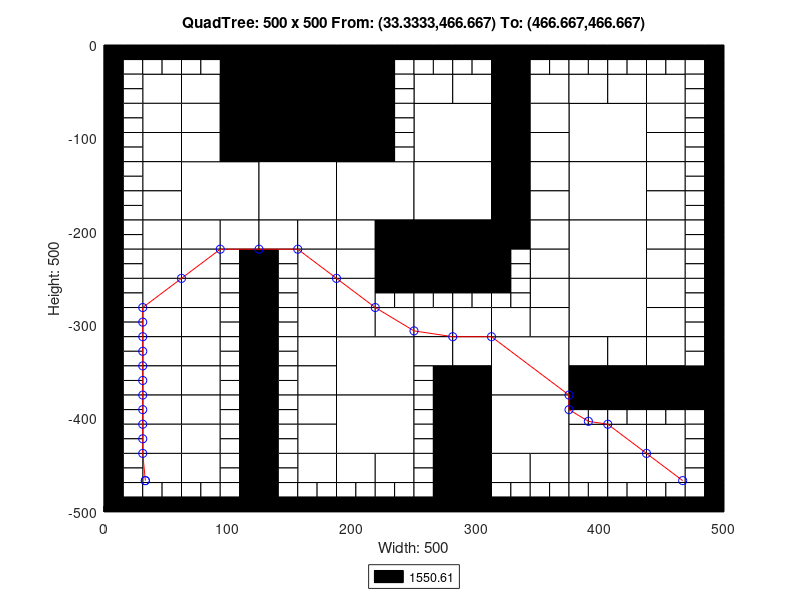

Reproduce this figure in MATLAB.
axis([0 500 -500 0]);
title('QuadTree: 500 x 500 From: (33.3333,466.667) To: (466.667,466.667)');
xlabel('Width: 500');
ylabel('Height: 500');
rectangle('Position',[125 -62.5 62.5 62.5], 'FaceColor',[0 0 0]);
rectangle('Position',[125 -125 62.5 62.5], 'FaceColor',[0 0 0]);
rectangle('Position',[62.5 -187.5 62.5 62.5], 'FaceColor',[1 1 1]);
rectangle('Position',[125 -187.5 62.5 62.5], 'FaceColor',[1 1 1]);
rectangle('Position',[187.5 -187.5 62.5 62.5], 'FaceColor',[1 1 1]);
rectangle('Position',[250 -125 62.5 62.5], 'FaceColor',[1 1 1]);
rectangle('Position',[375 -125 62.5 62.5], 'FaceColor',[1 1 1]);
rectangle('Position',[250 -187.5 62.5 62.5], 'FaceColor',[1 1 1]);
rectangle('Position',[250 -250 62.5 62.5], 'FaceColor',[0 0 0]);
rectangle('Position',[375 -187.5 62.5 62.5], 'FaceColor',[1 1 1]);
rectangle('Position',[375 -250 62.5 62.5], 'FaceColor',[1 1 1]);
rectangle('Position',[187.5 -375 62.5 62.5], 'FaceColor',[1 1 1]);
rectangle('Position',[187.5 -437.5 62.5 62.5], 'FaceColor',[1 1 1]);
rectangle('Position',[312.5 -375 62.5 62.5], 'FaceColor',[1 1 1]);
rectangle('Position',[375 -312.5 62.5 62.5], 'FaceColor',[1 1 1]);
rectangle('Position',[312.5 -437.5 62.5 62.5], 'FaceColor',[1 1 1]);
rectangle('Position',[31.25 -62.5 31.25 31.25], 'FaceColor',[1 1 1]);
rectangle('Position',[93.75 -31.25 31.25 31.25], 'FaceColor',[0 0 0]);
rectangle('Position',[62.5 -62.5 31.25 31.25], 'FaceColor',[1 1 1]);
rectangle('Position',[93.75 -62.5 31.25 31.25], 'FaceColor',[0 0 0]);
rectangle('Position',[31.25 -93.75 31.25 31.25], 'FaceColor',[1 1 1]);
rectangle('Position',[31.25 -125 31.25 31.25], 'FaceColor',[1 1 1]);
rectangle('Position',[62.5 -93.75 31.25 31.25], 'FaceColor',[1 1 1]);
rectangle('Position',[93.75 -93.75 31.25 31.25], 'FaceColor',[0 0 0]);
rectangle('Position',[62.5 -125 31.25 31.25], 'FaceColor',[1 1 1]);
rectangle('Position',[93.75 -125 31.25 31.25], 'FaceColor',[0 0 0]);
rectangle('Position',[187.5 -31.25 31.25 31.25], 'FaceColor',[0 0 0]);
rectangle('Position',[187.5 -62.5 31.25 31.25], 'FaceColor',[0 0 0]);
rectangle('Position',[187.5 -93.75 31.25 31.25], 'FaceColor',[0 0 0]);
rectangle('Position',[187.5 -125 31.25 31.25], 'FaceColor',[0 0 0]);
rectangle('Position',[31.25 -156.25 31.25 31.25], 'FaceColor',[1 1 1]);
rectangle('Position',[31.25 -187.5 31.25 31.25], 'FaceColor',[1 1 1]);
rectangle('Position',[31.25 -218.75 31.25 31.25], 'FaceColor',[1 1 1]);
rectangle('Position',[31.25 -250 31.25 31.25], 'FaceColor',[1 1 1]);
rectangle('Position',[62.5 -218.75 31.25 31.25], 'FaceColor',[1 1 1]);
rectangle('Position',[93.75 -218.75 31.25 31.25], 'FaceColor',[1 1 1]);
rectangle('Position',[62.5 -250 31.25 31.25], 'FaceColor',[1 1 1]);
rectangle('Position',[125 -218.75 31.25 31.25], 'FaceColor',[1 1 1]);
rectangle('Position',[156.25 -218.75 31.25 31.25], 'FaceColor',[1 1 1]);
rectangle('Position',[156.25 -250 31.25 31.25], 'FaceColor',[1 1 1]);
rectangle('Position',[187.5 -218.75 31.25 31.25], 'FaceColor',[1 1 1]);
rectangle('Position',[218.75 -218.75 31.25 31.25], 'FaceColor',[0 0 0]);
rectangle('Position',[187.5 -250 31.25 31.25], 'FaceColor',[1 1 1]);
rectangle('Position',[218.75 -250 31.25 31.25], 'FaceColor',[0 0 0]);
rectangle('Position',[250 -62.5 31.25 31.25], 'FaceColor',[1 1 1]);
rectangle('Position',[281.25 -62.5 31.25 31.25], 'FaceColor',[1 1 1]);
rectangle('Position',[312.5 -31.25 31.25 31.25], 'FaceColor',[0 0 0]);
rectangle('Position',[312.5 -62.5 31.25 31.25], 'FaceColor',[0 0 0]);
rectangle('Position',[343.75 -62.5 31.25 31.25], 'FaceColor',[1 1 1]);
rectangle('Position',[312.5 -93.75 31.25 31.25], 'FaceColor',[0 0 0]);
rectangle('Position',[343.75 -93.75 31.25 31.25], 'FaceColor',[1 1 1]);
rectangle('Position',[312.5 -125 31.25 31.25], 'FaceColor',[0 0 0]);
rectangle('Position',[343.75 -125 31.25 31.25], 'FaceColor',[1 1 1]);
rectangle('Position',[375 -62.5 31.25 31.25], 'FaceColor',[1 1 1]);
rectangle('Position',[406.25 -62.5 31.25 31.25], 'FaceColor',[1 1 1]);
rectangle('Position',[437.5 -62.5 31.25 31.25], 'FaceColor',[1 1 1]);
rectangle('Position',[437.5 -93.75 31.25 31.25], 'FaceColor',[1 1 1]);
rectangle('Position',[437.5 -125 31.25 31.25], 'FaceColor',[1 1 1]);
rectangle('Position',[312.5 -156.25 31.25 31.25], 'FaceColor',[0 0 0]);
rectangle('Position',[343.75 -156.25 31.25 31.25], 'FaceColor',[1 1 1]);
rectangle('Position',[312.5 -187.5 31.25 31.25], 'FaceColor',[0 0 0]);
rectangle('Position',[343.75 -187.5 31.25 31.25], 'FaceColor',[1 1 1]);
rectangle('Position',[312.5 -218.75 31.25 31.25], 'FaceColor',[0 0 0]);
rectangle('Position',[343.75 -218.75 31.25 31.25], 'FaceColor',[1 1 1]);
rectangle('Position',[343.75 -250 31.25 31.25], 'FaceColor',[1 1 1]);
rectangle('Position',[437.5 -156.25 31.25 31.25], 'FaceColor',[1 1 1]);
rectangle('Position',[437.5 -187.5 31.25 31.25], 'FaceColor',[1 1 1]);
rectangle('Position',[437.5 -218.75 31.25 31.25], 'FaceColor',[1 1 1]);
rectangle('Position',[437.5 -250 31.25 31.25], 'FaceColor',[1 1 1]);
rectangle('Position',[31.25 -281.25 31.25 31.25], 'FaceColor',[1 1 1]);
rectangle('Position',[31.25 -312.5 31.25 31.25], 'FaceColor',[1 1 1]);
rectangle('Position',[62.5 -281.25 31.25 31.25], 'FaceColor',[1 1 1]);
rectangle('Position',[62.5 -312.5 31.25 31.25], 'FaceColor',[1 1 1]);
rectangle('Position',[31.25 -343.75 31.25 31.25], 'FaceColor',[1 1 1]);
rectangle('Position',[31.25 -375 31.25 31.25], 'FaceColor',[1 1 1]);
rectangle('Position',[62.5 -343.75 31.25 31.25], 'FaceColor',[1 1 1]);
rectangle('Position',[62.5 -375 31.25 31.25], 'FaceColor',[1 1 1]);
rectangle('Position',[156.25 -281.25 31.25 31.25], 'FaceColor',[1 1 1]);
rectangle('Position',[156.25 -312.5 31.25 31.25], 'FaceColor',[1 1 1]);
rectangle('Position',[187.5 -281.25 31.25 31.25], 'FaceColor',[1 1 1]);
rectangle('Position',[187.5 -312.5 31.25 31.25], 'FaceColor',[1 1 1]);
rectangle('Position',[218.75 -312.5 31.25 31.25], 'FaceColor',[1 1 1]);
rectangle('Position',[156.25 -343.75 31.25 31.25], 'FaceColor',[1 1 1]);
rectangle('Position',[156.25 -375 31.25 31.25], 'FaceColor',[1 1 1]);
rectangle('Position',[31.25 -406.25 31.25 31.25], 'FaceColor',[1 1 1]);
rectangle('Position',[31.25 -437.5 31.25 31.25], 'FaceColor',[1 1 1]);
rectangle('Position',[62.5 -406.25 31.25 31.25], 'FaceColor',[1 1 1]);
rectangle('Position',[62.5 -437.5 31.25 31.25], 'FaceColor',[1 1 1]);
rectangle('Position',[31.25 -468.75 31.25 31.25], 'FaceColor',[1 1 1]);
rectangle('Position',[62.5 -468.75 31.25 31.25], 'FaceColor',[1 1 1]);
rectangle('Position',[156.25 -406.25 31.25 31.25], 'FaceColor',[1 1 1]);
rectangle('Position',[156.25 -437.5 31.25 31.25], 'FaceColor',[1 1 1]);
rectangle('Position',[156.25 -468.75 31.25 31.25], 'FaceColor',[1 1 1]);
rectangle('Position',[187.5 -468.75 31.25 31.25], 'FaceColor',[1 1 1]);
rectangle('Position',[218.75 -468.75 31.25 31.25], 'FaceColor',[1 1 1]);
rectangle('Position',[250 -312.5 31.25 31.25], 'FaceColor',[1 1 1]);
rectangle('Position',[281.25 -312.5 31.25 31.25], 'FaceColor',[1 1 1]);
rectangle('Position',[343.75 -281.25 31.25 31.25], 'FaceColor',[1 1 1]);
rectangle('Position',[312.5 -312.5 31.25 31.25], 'FaceColor',[1 1 1]);
rectangle('Position',[343.75 -312.5 31.25 31.25], 'FaceColor',[1 1 1]);
rectangle('Position',[250 -343.75 31.25 31.25], 'FaceColor',[1 1 1]);
rectangle('Position',[281.25 -343.75 31.25 31.25], 'FaceColor',[1 1 1]);
rectangle('Position',[281.25 -375 31.25 31.25], 'FaceColor',[0 0 0]);
rectangle('Position',[437.5 -281.25 31.25 31.25], 'FaceColor',[1 1 1]);
rectangle('Position',[437.5 -312.5 31.25 31.25], 'FaceColor',[1 1 1]);
rectangle('Position',[375 -343.75 31.25 31.25], 'FaceColor',[1 1 1]);
rectangle('Position',[406.25 -343.75 31.25 31.25], 'FaceColor',[1 1 1]);
rectangle('Position',[375 -375 31.25 31.25], 'FaceColor',[0 0 0]);
rectangle('Position',[406.25 -375 31.25 31.25], 'FaceColor',[0 0 0]);
rectangle('Position',[437.5 -343.75 31.25 31.25], 'FaceColor',[1 1 1]);
rectangle('Position',[437.5 -375 31.25 31.25], 'FaceColor',[0 0 0]);
rectangle('Position',[468.75 -375 31.25 31.25], 'FaceColor',[0 0 0]);
rectangle('Position',[281.25 -406.25 31.25 31.25], 'FaceColor',[0 0 0]);
rectangle('Position',[281.25 -437.5 31.25 31.25], 'FaceColor',[0 0 0]);
rectangle('Position',[281.25 -468.75 31.25 31.25], 'FaceColor',[0 0 0]);
rectangle('Position',[281.25 -500 31.25 31.25], 'FaceColor',[0 0 0]);
rectangle('Position',[312.5 -468.75 31.25 31.25], 'FaceColor',[1 1 1]);
rectangle('Position',[343.75 -468.75 31.25 31.25], 'FaceColor',[1 1 1]);
rectangle('Position',[375 -437.5 31.25 31.25], 'FaceColor',[1 1 1]);
rectangle('Position',[406.25 -437.5 31.25 31.25], 'FaceColor',[1 1 1]);
rectangle('Position',[437.5 -437.5 31.25 31.25], 'FaceColor',[1 1 1]);
rectangle('Position',[375 -468.75 31.25 31.25], 'FaceColor',[1 1 1]);
rectangle('Position',[406.25 -468.75 31.25 31.25], 'FaceColor',[1 1 1]);
rectangle('Position',[437.5 -468.75 31.25 31.25], 'FaceColor',[1 1 1]);
rectangle('Position',[0 -15.625 15.625 15.625], 'FaceColor',[0 0 0]);
rectangle('Position',[15.625 -15.625 15.625 15.625], 'FaceColor',[0 0 0]);
rectangle('Position',[0 -31.25 15.625 15.625], 'FaceColor',[0 0 0]);
rectangle('Position',[15.625 -31.25 15.625 15.625], 'FaceColor',[1 1 1]);
rectangle('Position',[31.25 -15.625 15.625 15.625], 'FaceColor',[0 0 0]);
rectangle('Position',[46.875 -15.625 15.625 15.625], 'FaceColor',[0 0 0]);
rectangle('Position',[31.25 -31.25 15.625 15.625], 'FaceColor',[1 1 1]);
rectangle('Position',[46.875 -31.25 15.625 15.625], 'FaceColor',[1 1 1]);
rectangle('Position',[0 -46.875 15.625 15.625], 'FaceColor',[0 0 0]);
rectangle('Position',[15.625 -46.875 15.625 15.625], 'FaceColor',[1 1 1]);
rectangle('Position',[0 -62.5 15.625 15.625], 'FaceColor',[0 0 0]);
rectangle('Position',[15.625 -62.5 15.625 15.625], 'FaceColor',[1 1 1]);
rectangle('Position',[62.5 -15.625 15.625 15.625], 'FaceColor',[0 0 0]);
rectangle('Position',[78.125 -15.625 15.625 15.625], 'FaceColor',[0 0 0]);
rectangle('Position',[62.5 -31.25 15.625 15.625], 'FaceColor',[1 1 1]);
rectangle('Position',[78.125 -31.25 15.625 15.625], 'FaceColor',[1 1 1]);
rectangle('Position',[0 -78.125 15.625 15.625], 'FaceColor',[0 0 0]);
rectangle('Position',[15.625 -78.125 15.625 15.625], 'FaceColor',[1 1 1]);
rectangle('Position',[0 -93.75 15.625 15.625], 'FaceColor',[0 0 0]);
rectangle('Position',[15.625 -93.75 15.625 15.625], 'FaceColor',[1 1 1]);
rectangle('Position',[0 -109.375 15.625 15.625], 'FaceColor',[0 0 0]);
rectangle('Position',[15.625 -109.375 15.625 15.625], 'FaceColor',[1 1 1]);
rectangle('Position',[0 -125 15.625 15.625], 'FaceColor',[0 0 0]);
rectangle('Position',[15.625 -125 15.625 15.625], 'FaceColor',[1 1 1]);
rectangle('Position',[218.75 -15.625 15.625 15.625], 'FaceColor',[0 0 0]);
rectangle('Position',[234.375 -15.625 15.625 15.625], 'FaceColor',[0 0 0]);
rectangle('Position',[218.75 -31.25 15.625 15.625], 'FaceColor',[0 0 0]);
rectangle('Position',[234.375 -31.25 15.625 15.625], 'FaceColor',[1 1 1]);
rectangle('Position',[218.75 -46.875 15.625 15.625], 'FaceColor',[0 0 0]);
rectangle('Position',[234.375 -46.875 15.625 15.625], 'FaceColor',[1 1 1]);
rectangle('Position',[218.75 -62.5 15.625 15.625], 'FaceColor',[0 0 0]);
rectangle('Position',[234.375 -62.5 15.625 15.625], 'FaceColor',[1 1 1]);
rectangle('Position',[218.75 -78.125 15.625 15.625], 'FaceColor',[0 0 0]);
rectangle('Position',[234.375 -78.125 15.625 15.625], 'FaceColor',[1 1 1]);
rectangle('Position',[218.75 -93.75 15.625 15.625], 'FaceColor',[0 0 0]);
rectangle('Position',[234.375 -93.75 15.625 15.625], 'FaceColor',[1 1 1]);
rectangle('Position',[218.75 -109.375 15.625 15.625], 'FaceColor',[0 0 0]);
rectangle('Position',[234.375 -109.375 15.625 15.625], 'FaceColor',[1 1 1]);
rectangle('Position',[218.75 -125 15.625 15.625], 'FaceColor',[0 0 0]);
rectangle('Position',[234.375 -125 15.625 15.625], 'FaceColor',[1 1 1]);
rectangle('Position',[0 -140.625 15.625 15.625], 'FaceColor',[0 0 0]);
rectangle('Position',[15.625 -140.625 15.625 15.625], 'FaceColor',[1 1 1]);
rectangle('Position',[0 -156.25 15.625 15.625], 'FaceColor',[0 0 0]);
rectangle('Position',[15.625 -156.25 15.625 15.625], 'FaceColor',[1 1 1]);
rectangle('Position',[0 -171.875 15.625 15.625], 'FaceColor',[0 0 0]);
rectangle('Position',[15.625 -171.875 15.625 15.625], 'FaceColor',[1 1 1]);
rectangle('Position',[0 -187.5 15.625 15.625], 'FaceColor',[0 0 0]);
rectangle('Position',[15.625 -187.5 15.625 15.625], 'FaceColor',[1 1 1]);
rectangle('Position',[0 -203.125 15.625 15.625], 'FaceColor',[0 0 0]);
rectangle('Position',[15.625 -203.125 15.625 15.625], 'FaceColor',[1 1 1]);
rectangle('Position',[0 -218.75 15.625 15.625], 'FaceColor',[0 0 0]);
rectangle('Position',[15.625 -218.75 15.625 15.625], 'FaceColor',[1 1 1]);
rectangle('Position',[0 -234.375 15.625 15.625], 'FaceColor',[0 0 0]);
rectangle('Position',[15.625 -234.375 15.625 15.625], 'FaceColor',[1 1 1]);
rectangle('Position',[0 -250 15.625 15.625], 'FaceColor',[0 0 0]);
rectangle('Position',[15.625 -250 15.625 15.625], 'FaceColor',[1 1 1]);
rectangle('Position',[93.75 -234.375 15.625 15.625], 'FaceColor',[1 1 1]);
rectangle('Position',[109.375 -234.375 15.625 15.625], 'FaceColor',[0 0 0]);
rectangle('Position',[93.75 -250 15.625 15.625], 'FaceColor',[1 1 1]);
rectangle('Position',[109.375 -250 15.625 15.625], 'FaceColor',[0 0 0]);
rectangle('Position',[125 -234.375 15.625 15.625], 'FaceColor',[0 0 0]);
rectangle('Position',[140.625 -234.375 15.625 15.625], 'FaceColor',[1 1 1]);
rectangle('Position',[125 -250 15.625 15.625], 'FaceColor',[0 0 0]);
rectangle('Position',[140.625 -250 15.625 15.625], 'FaceColor',[1 1 1]);
rectangle('Position',[250 -15.625 15.625 15.625], 'FaceColor',[0 0 0]);
rectangle('Position',[265.625 -15.625 15.625 15.625], 'FaceColor',[0 0 0]);
rectangle('Position',[250 -31.25 15.625 15.625], 'FaceColor',[1 1 1]);
rectangle('Position',[265.625 -31.25 15.625 15.625], 'FaceColor',[1 1 1]);
rectangle('Position',[281.25 -15.625 15.625 15.625], 'FaceColor',[0 0 0]);
rectangle('Position',[296.875 -15.625 15.625 15.625], 'FaceColor',[0 0 0]);
rectangle('Position',[281.25 -31.25 15.625 15.625], 'FaceColor',[1 1 1]);
rectangle('Position',[296.875 -31.25 15.625 15.625], 'FaceColor',[1 1 1]);
rectangle('Position',[343.75 -15.625 15.625 15.625], 'FaceColor',[0 0 0]);
rectangle('Position',[359.375 -15.625 15.625 15.625], 'FaceColor',[0 0 0]);
rectangle('Position',[343.75 -31.25 15.625 15.625], 'FaceColor',[1 1 1]);
rectangle('Position',[359.375 -31.25 15.625 15.625], 'FaceColor',[1 1 1]);
rectangle('Position',[375 -15.625 15.625 15.625], 'FaceColor',[0 0 0]);
rectangle('Position',[390.625 -15.625 15.625 15.625], 'FaceColor',[0 0 0]);
rectangle('Position',[375 -31.25 15.625 15.625], 'FaceColor',[1 1 1]);
rectangle('Position',[390.625 -31.25 15.625 15.625], 'FaceColor',[1 1 1]);
rectangle('Position',[406.25 -15.625 15.625 15.625], 'FaceColor',[0 0 0]);
rectangle('Position',[421.875 -15.625 15.625 15.625], 'FaceColor',[0 0 0]);
rectangle('Position',[406.25 -31.25 15.625 15.625], 'FaceColor',[1 1 1]);
rectangle('Position',[421.875 -31.25 15.625 15.625], 'FaceColor',[1 1 1]);
rectangle('Position',[437.5 -15.625 15.625 15.625], 'FaceColor',[0 0 0]);
rectangle('Position',[453.125 -15.625 15.625 15.625], 'FaceColor',[0 0 0]);
rectangle('Position',[437.5 -31.25 15.625 15.625], 'FaceColor',[1 1 1]);
rectangle('Position',[453.125 -31.25 15.625 15.625], 'FaceColor',[1 1 1]);
rectangle('Position',[468.75 -15.625 15.625 15.625], 'FaceColor',[0 0 0]);
rectangle('Position',[484.375 -15.625 15.625 15.625], 'FaceColor',[0 0 0]);
rectangle('Position',[468.75 -31.25 15.625 15.625], 'FaceColor',[1 1 1]);
rectangle('Position',[484.375 -31.25 15.625 15.625], 'FaceColor',[0 0 0]);
rectangle('Position',[468.75 -46.875 15.625 15.625], 'FaceColor',[1 1 1]);
rectangle('Position',[484.375 -46.875 15.625 15.625], 'FaceColor',[0 0 0]);
rectangle('Position',[468.75 -62.5 15.625 15.625], 'FaceColor',[1 1 1]);
rectangle('Position',[484.375 -62.5 15.625 15.625], 'FaceColor',[0 0 0]);
rectangle('Position',[468.75 -78.125 15.625 15.625], 'FaceColor',[1 1 1]);
rectangle('Position',[484.375 -78.125 15.625 15.625], 'FaceColor',[0 0 0]);
rectangle('Position',[468.75 -93.75 15.625 15.625], 'FaceColor',[1 1 1]);
rectangle('Position',[484.375 -93.75 15.625 15.625], 'FaceColor',[0 0 0]);
rectangle('Position',[468.75 -109.375 15.625 15.625], 'FaceColor',[1 1 1]);
rectangle('Position',[484.375 -109.375 15.625 15.625], 'FaceColor',[0 0 0]);
rectangle('Position',[468.75 -125 15.625 15.625], 'FaceColor',[1 1 1]);
rectangle('Position',[484.375 -125 15.625 15.625], 'FaceColor',[0 0 0]);
rectangle('Position',[312.5 -234.375 15.625 15.625], 'FaceColor',[0 0 0]);
rectangle('Position',[328.125 -234.375 15.625 15.625], 'FaceColor',[1 1 1]);
rectangle('Position',[312.5 -250 15.625 15.625], 'FaceColor',[0 0 0]);
rectangle('Position',[328.125 -250 15.625 15.625], 'FaceColor',[1 1 1]);
rectangle('Position',[468.75 -140.625 15.625 15.625], 'FaceColor',[1 1 1]);
rectangle('Position',[484.375 -140.625 15.625 15.625], 'FaceColor',[0 0 0]);
rectangle('Position',[468.75 -156.25 15.625 15.625], 'FaceColor',[1 1 1]);
rectangle('Position',[484.375 -156.25 15.625 15.625], 'FaceColor',[0 0 0]);
rectangle('Position',[468.75 -171.875 15.625 15.625], 'FaceColor',[1 1 1]);
rectangle('Position',[484.375 -171.875 15.625 15.625], 'FaceColor',[0 0 0]);
rectangle('Position',[468.75 -187.5 15.625 15.625], 'FaceColor',[1 1 1]);
rectangle('Position',[484.375 -187.5 15.625 15.625], 'FaceColor',[0 0 0]);
rectangle('Position',[468.75 -203.125 15.625 15.625], 'FaceColor',[1 1 1]);
rectangle('Position',[484.375 -203.125 15.625 15.625], 'FaceColor',[0 0 0]);
rectangle('Position',[468.75 -218.75 15.625 15.625], 'FaceColor',[1 1 1]);
rectangle('Position',[484.375 -218.75 15.625 15.625], 'FaceColor',[0 0 0]);
rectangle('Position',[468.75 -234.375 15.625 15.625], 'FaceColor',[1 1 1]);
rectangle('Position',[484.375 -234.375 15.625 15.625], 'FaceColor',[0 0 0]);
rectangle('Position',[468.75 -250 15.625 15.625], 'FaceColor',[1 1 1]);
rectangle('Position',[484.375 -250 15.625 15.625], 'FaceColor',[0 0 0]);
rectangle('Position',[0 -265.625 15.625 15.625], 'FaceColor',[0 0 0]);
rectangle('Position',[15.625 -265.625 15.625 15.625], 'FaceColor',[1 1 1]);
rectangle('Position',[0 -281.25 15.625 15.625], 'FaceColor',[0 0 0]);
rectangle('Position',[15.625 -281.25 15.625 15.625], 'FaceColor',[1 1 1]);
rectangle('Position',[0 -296.875 15.625 15.625], 'FaceColor',[0 0 0]);
rectangle('Position',[15.625 -296.875 15.625 15.625], 'FaceColor',[1 1 1]);
rectangle('Position',[0 -312.5 15.625 15.625], 'FaceColor',[0 0 0]);
rectangle('Position',[15.625 -312.5 15.625 15.625], 'FaceColor',[1 1 1]);
rectangle('Position',[93.75 -265.625 15.625 15.625], 'FaceColor',[1 1 1]);
rectangle('Position',[109.375 -265.625 15.625 15.625], 'FaceColor',[0 0 0]);
rectangle('Position',[93.75 -281.25 15.625 15.625], 'FaceColor',[1 1 1]);
rectangle('Position',[109.375 -281.25 15.625 15.625], 'FaceColor',[0 0 0]);
rectangle('Position',[93.75 -296.875 15.625 15.625], 'FaceColor',[1 1 1]);
rectangle('Position',[109.375 -296.875 15.625 15.625], 'FaceColor',[0 0 0]);
rectangle('Position',[93.75 -312.5 15.625 15.625], 'FaceColor',[1 1 1]);
rectangle('Position',[109.375 -312.5 15.625 15.625], 'FaceColor',[0 0 0]);
rectangle('Position',[0 -328.125 15.625 15.625], 'FaceColor',[0 0 0]);
rectangle('Position',[15.625 -328.125 15.625 15.625], 'FaceColor',[1 1 1]);
rectangle('Position',[0 -343.75 15.625 15.625], 'FaceColor',[0 0 0]);
rectangle('Position',[15.625 -343.75 15.625 15.625], 'FaceColor',[1 1 1]);
rectangle('Position',[0 -359.375 15.625 15.625], 'FaceColor',[0 0 0]);
rectangle('Position',[15.625 -359.375 15.625 15.625], 'FaceColor',[1 1 1]);
rectangle('Position',[0 -375 15.625 15.625], 'FaceColor',[0 0 0]);
rectangle('Position',[15.625 -375 15.625 15.625], 'FaceColor',[1 1 1]);
rectangle('Position',[93.75 -328.125 15.625 15.625], 'FaceColor',[1 1 1]);
rectangle('Position',[109.375 -328.125 15.625 15.625], 'FaceColor',[0 0 0]);
rectangle('Position',[93.75 -343.75 15.625 15.625], 'FaceColor',[1 1 1]);
rectangle('Position',[109.375 -343.75 15.625 15.625], 'FaceColor',[0 0 0]);
rectangle('Position',[93.75 -359.375 15.625 15.625], 'FaceColor',[1 1 1]);
rectangle('Position',[109.375 -359.375 15.625 15.625], 'FaceColor',[0 0 0]);
rectangle('Position',[93.75 -375 15.625 15.625], 'FaceColor',[1 1 1]);
rectangle('Position',[109.375 -375 15.625 15.625], 'FaceColor',[0 0 0]);
rectangle('Position',[125 -265.625 15.625 15.625], 'FaceColor',[0 0 0]);
rectangle('Position',[140.625 -265.625 15.625 15.625], 'FaceColor',[1 1 1]);
rectangle('Position',[125 -281.25 15.625 15.625], 'FaceColor',[0 0 0]);
rectangle('Position',[140.625 -281.25 15.625 15.625], 'FaceColor',[1 1 1]);
rectangle('Position',[125 -296.875 15.625 15.625], 'FaceColor',[0 0 0]);
rectangle('Position',[140.625 -296.875 15.625 15.625], 'FaceColor',[1 1 1]);
rectangle('Position',[125 -312.5 15.625 15.625], 'FaceColor',[0 0 0]);
rectangle('Position',[140.625 -312.5 15.625 15.625], 'FaceColor',[1 1 1]);
rectangle('Position',[218.75 -265.625 15.625 15.625], 'FaceColor',[0 0 0]);
rectangle('Position',[234.375 -265.625 15.625 15.625], 'FaceColor',[0 0 0]);
rectangle('Position',[218.75 -281.25 15.625 15.625], 'FaceColor',[1 1 1]);
rectangle('Position',[234.375 -281.25 15.625 15.625], 'FaceColor',[1 1 1]);
rectangle('Position',[125 -328.125 15.625 15.625], 'FaceColor',[0 0 0]);
rectangle('Position',[140.625 -328.125 15.625 15.625], 'FaceColor',[1 1 1]);
rectangle('Position',[125 -343.75 15.625 15.625], 'FaceColor',[0 0 0]);
rectangle('Position',[140.625 -343.75 15.625 15.625], 'FaceColor',[1 1 1]);
rectangle('Position',[125 -359.375 15.625 15.625], 'FaceColor',[0 0 0]);
rectangle('Position',[140.625 -359.375 15.625 15.625], 'FaceColor',[1 1 1]);
rectangle('Position',[125 -375 15.625 15.625], 'FaceColor',[0 0 0]);
rectangle('Position',[140.625 -375 15.625 15.625], 'FaceColor',[1 1 1]);
rectangle('Position',[0 -390.625 15.625 15.625], 'FaceColor',[0 0 0]);
rectangle('Position',[15.625 -390.625 15.625 15.625], 'FaceColor',[1 1 1]);
rectangle('Position',[0 -406.25 15.625 15.625], 'FaceColor',[0 0 0]);
rectangle('Position',[15.625 -406.25 15.625 15.625], 'FaceColor',[1 1 1]);
rectangle('Position',[0 -421.875 15.625 15.625], 'FaceColor',[0 0 0]);
rectangle('Position',[15.625 -421.875 15.625 15.625], 'FaceColor',[1 1 1]);
rectangle('Position',[0 -437.5 15.625 15.625], 'FaceColor',[0 0 0]);
rectangle('Position',[15.625 -437.5 15.625 15.625], 'FaceColor',[1 1 1]);
rectangle('Position',[93.75 -390.625 15.625 15.625], 'FaceColor',[1 1 1]);
rectangle('Position',[109.375 -390.625 15.625 15.625], 'FaceColor',[0 0 0]);
rectangle('Position',[93.75 -406.25 15.625 15.625], 'FaceColor',[1 1 1]);
rectangle('Position',[109.375 -406.25 15.625 15.625], 'FaceColor',[0 0 0]);
rectangle('Position',[93.75 -421.875 15.625 15.625], 'FaceColor',[1 1 1]);
rectangle('Position',[109.375 -421.875 15.625 15.625], 'FaceColor',[0 0 0]);
rectangle('Position',[93.75 -437.5 15.625 15.625], 'FaceColor',[1 1 1]);
rectangle('Position',[109.375 -437.5 15.625 15.625], 'FaceColor',[0 0 0]);
rectangle('Position',[0 -453.125 15.625 15.625], 'FaceColor',[0 0 0]);
rectangle('Position',[15.625 -453.125 15.625 15.625], 'FaceColor',[1 1 1]);
rectangle('Position',[0 -468.75 15.625 15.625], 'FaceColor',[0 0 0]);
rectangle('Position',[15.625 -468.75 15.625 15.625], 'FaceColor',[1 1 1]);
rectangle('Position',[0 -484.375 15.625 15.625], 'FaceColor',[0 0 0]);
rectangle('Position',[15.625 -484.375 15.625 15.625], 'FaceColor',[1 1 1]);
rectangle('Position',[0 -500 15.625 15.625], 'FaceColor',[0 0 0]);
rectangle('Position',[15.625 -500 15.625 15.625], 'FaceColor',[0 0 0]);
rectangle('Position',[31.25 -484.375 15.625 15.625], 'FaceColor',[1 1 1]);
rectangle('Position',[46.875 -484.375 15.625 15.625], 'FaceColor',[1 1 1]);
rectangle('Position',[31.25 -500 15.625 15.625], 'FaceColor',[0 0 0]);
rectangle('Position',[46.875 -500 15.625 15.625], 'FaceColor',[0 0 0]);
rectangle('Position',[93.75 -453.125 15.625 15.625], 'FaceColor',[1 1 1]);
rectangle('Position',[109.375 -453.125 15.625 15.625], 'FaceColor',[0 0 0]);
rectangle('Position',[93.75 -468.75 15.625 15.625], 'FaceColor',[1 1 1]);
rectangle('Position',[109.375 -468.75 15.625 15.625], 'FaceColor',[0 0 0]);
rectangle('Position',[62.5 -484.375 15.625 15.625], 'FaceColor',[1 1 1]);
rectangle('Position',[78.125 -484.375 15.625 15.625], 'FaceColor',[1 1 1]);
rectangle('Position',[62.5 -500 15.625 15.625], 'FaceColor',[0 0 0]);
rectangle('Position',[78.125 -500 15.625 15.625], 'FaceColor',[0 0 0]);
rectangle('Position',[93.75 -484.375 15.625 15.625], 'FaceColor',[1 1 1]);
rectangle('Position',[109.375 -484.375 15.625 15.625], 'FaceColor',[0 0 0]);
rectangle('Position',[93.75 -500 15.625 15.625], 'FaceColor',[0 0 0]);
rectangle('Position',[109.375 -500 15.625 15.625], 'FaceColor',[0 0 0]);
rectangle('Position',[125 -390.625 15.625 15.625], 'FaceColor',[0 0 0]);
rectangle('Position',[140.625 -390.625 15.625 15.625], 'FaceColor',[1 1 1]);
rectangle('Position',[125 -406.25 15.625 15.625], 'FaceColor',[0 0 0]);
rectangle('Position',[140.625 -406.25 15.625 15.625], 'FaceColor',[1 1 1]);
rectangle('Position',[125 -421.875 15.625 15.625], 'FaceColor',[0 0 0]);
rectangle('Position',[140.625 -421.875 15.625 15.625], 'FaceColor',[1 1 1]);
rectangle('Position',[125 -437.5 15.625 15.625], 'FaceColor',[0 0 0]);
rectangle('Position',[140.625 -437.5 15.625 15.625], 'FaceColor',[1 1 1]);
rectangle('Position',[125 -453.125 15.625 15.625], 'FaceColor',[0 0 0]);
rectangle('Position',[140.625 -453.125 15.625 15.625], 'FaceColor',[1 1 1]);
rectangle('Position',[125 -468.75 15.625 15.625], 'FaceColor',[0 0 0]);
rectangle('Position',[140.625 -468.75 15.625 15.625], 'FaceColor',[1 1 1]);
rectangle('Position',[125 -484.375 15.625 15.625], 'FaceColor',[0 0 0]);
rectangle('Position',[140.625 -484.375 15.625 15.625], 'FaceColor',[1 1 1]);
rectangle('Position',[125 -500 15.625 15.625], 'FaceColor',[0 0 0]);
rectangle('Position',[140.625 -500 15.625 15.625], 'FaceColor',[0 0 0]);
rectangle('Position',[156.25 -484.375 15.625 15.625], 'FaceColor',[1 1 1]);
rectangle('Position',[171.875 -484.375 15.625 15.625], 'FaceColor',[1 1 1]);
rectangle('Position',[156.25 -500 15.625 15.625], 'FaceColor',[0 0 0]);
rectangle('Position',[171.875 -500 15.625 15.625], 'FaceColor',[0 0 0]);
rectangle('Position',[187.5 -484.375 15.625 15.625], 'FaceColor',[1 1 1]);
rectangle('Position',[203.125 -484.375 15.625 15.625], 'FaceColor',[1 1 1]);
rectangle('Position',[187.5 -500 15.625 15.625], 'FaceColor',[0 0 0]);
rectangle('Position',[203.125 -500 15.625 15.625], 'FaceColor',[0 0 0]);
rectangle('Position',[218.75 -484.375 15.625 15.625], 'FaceColor',[1 1 1]);
rectangle('Position',[234.375 -484.375 15.625 15.625], 'FaceColor',[1 1 1]);
rectangle('Position',[218.75 -500 15.625 15.625], 'FaceColor',[0 0 0]);
rectangle('Position',[234.375 -500 15.625 15.625], 'FaceColor',[0 0 0]);
rectangle('Position',[250 -265.625 15.625 15.625], 'FaceColor',[0 0 0]);
rectangle('Position',[265.625 -265.625 15.625 15.625], 'FaceColor',[0 0 0]);
rectangle('Position',[250 -281.25 15.625 15.625], 'FaceColor',[1 1 1]);
rectangle('Position',[265.625 -281.25 15.625 15.625], 'FaceColor',[1 1 1]);
rectangle('Position',[281.25 -265.625 15.625 15.625], 'FaceColor',[0 0 0]);
rectangle('Position',[296.875 -265.625 15.625 15.625], 'FaceColor',[0 0 0]);
rectangle('Position',[281.25 -281.25 15.625 15.625], 'FaceColor',[1 1 1]);
rectangle('Position',[296.875 -281.25 15.625 15.625], 'FaceColor',[1 1 1]);
rectangle('Position',[312.5 -265.625 15.625 15.625], 'FaceColor',[0 0 0]);
rectangle('Position',[328.125 -265.625 15.625 15.625], 'FaceColor',[1 1 1]);
rectangle('Position',[312.5 -281.25 15.625 15.625], 'FaceColor',[1 1 1]);
rectangle('Position',[328.125 -281.25 15.625 15.625], 'FaceColor',[1 1 1]);
rectangle('Position',[250 -359.375 15.625 15.625], 'FaceColor',[1 1 1]);
rectangle('Position',[265.625 -359.375 15.625 15.625], 'FaceColor',[0 0 0]);
rectangle('Position',[250 -375 15.625 15.625], 'FaceColor',[1 1 1]);
rectangle('Position',[265.625 -375 15.625 15.625], 'FaceColor',[0 0 0]);
rectangle('Position',[468.75 -265.625 15.625 15.625], 'FaceColor',[1 1 1]);
rectangle('Position',[484.375 -265.625 15.625 15.625], 'FaceColor',[0 0 0]);
rectangle('Position',[468.75 -281.25 15.625 15.625], 'FaceColor',[1 1 1]);
rectangle('Position',[484.375 -281.25 15.625 15.625], 'FaceColor',[0 0 0]);
rectangle('Position',[468.75 -296.875 15.625 15.625], 'FaceColor',[1 1 1]);
rectangle('Position',[484.375 -296.875 15.625 15.625], 'FaceColor',[0 0 0]);
rectangle('Position',[468.75 -312.5 15.625 15.625], 'FaceColor',[1 1 1]);
rectangle('Position',[484.375 -312.5 15.625 15.625], 'FaceColor',[0 0 0]);
rectangle('Position',[468.75 -328.125 15.625 15.625], 'FaceColor',[1 1 1]);
rectangle('Position',[484.375 -328.125 15.625 15.625], 'FaceColor',[0 0 0]);
rectangle('Position',[468.75 -343.75 15.625 15.625], 'FaceColor',[1 1 1]);
rectangle('Position',[484.375 -343.75 15.625 15.625], 'FaceColor',[0 0 0]);
rectangle('Position',[250 -390.625 15.625 15.625], 'FaceColor',[1 1 1]);
rectangle('Position',[265.625 -390.625 15.625 15.625], 'FaceColor',[0 0 0]);
rectangle('Position',[250 -406.25 15.625 15.625], 'FaceColor',[1 1 1]);
rectangle('Position',[265.625 -406.25 15.625 15.625], 'FaceColor',[0 0 0]);
rectangle('Position',[250 -421.875 15.625 15.625], 'FaceColor',[1 1 1]);
rectangle('Position',[265.625 -421.875 15.625 15.625], 'FaceColor',[0 0 0]);
rectangle('Position',[250 -437.5 15.625 15.625], 'FaceColor',[1 1 1]);
rectangle('Position',[265.625 -437.5 15.625 15.625], 'FaceColor',[0 0 0]);
rectangle('Position',[250 -453.125 15.625 15.625], 'FaceColor',[1 1 1]);
rectangle('Position',[265.625 -453.125 15.625 15.625], 'FaceColor',[0 0 0]);
rectangle('Position',[250 -468.75 15.625 15.625], 'FaceColor',[1 1 1]);
rectangle('Position',[265.625 -468.75 15.625 15.625], 'FaceColor',[0 0 0]);
rectangle('Position',[250 -484.375 15.625 15.625], 'FaceColor',[1 1 1]);
rectangle('Position',[265.625 -484.375 15.625 15.625], 'FaceColor',[0 0 0]);
rectangle('Position',[250 -500 15.625 15.625], 'FaceColor',[0 0 0]);
rectangle('Position',[265.625 -500 15.625 15.625], 'FaceColor',[0 0 0]);
rectangle('Position',[312.5 -484.375 15.625 15.625], 'FaceColor',[1 1 1]);
rectangle('Position',[328.125 -484.375 15.625 15.625], 'FaceColor',[1 1 1]);
rectangle('Position',[312.5 -500 15.625 15.625], 'FaceColor',[0 0 0]);
rectangle('Position',[328.125 -500 15.625 15.625], 'FaceColor',[0 0 0]);
rectangle('Position',[343.75 -484.375 15.625 15.625], 'FaceColor',[1 1 1]);
rectangle('Position',[359.375 -484.375 15.625 15.625], 'FaceColor',[1 1 1]);
rectangle('Position',[343.75 -500 15.625 15.625], 'FaceColor',[0 0 0]);
rectangle('Position',[359.375 -500 15.625 15.625], 'FaceColor',[0 0 0]);
rectangle('Position',[375 -390.625 15.625 15.625], 'FaceColor',[0 0 0]);
rectangle('Position',[390.625 -390.625 15.625 15.625], 'FaceColor',[0 0 0]);
rectangle('Position',[375 -406.25 15.625 15.625], 'FaceColor',[1 1 1]);
rectangle('Position',[390.625 -406.25 15.625 15.625], 'FaceColor',[1 1 1]);
rectangle('Position',[406.25 -390.625 15.625 15.625], 'FaceColor',[0 0 0]);
rectangle('Position',[421.875 -390.625 15.625 15.625], 'FaceColor',[0 0 0]);
rectangle('Position',[406.25 -406.25 15.625 15.625], 'FaceColor',[1 1 1]);
rectangle('Position',[421.875 -406.25 15.625 15.625], 'FaceColor',[1 1 1]);
rectangle('Position',[437.5 -390.625 15.625 15.625], 'FaceColor',[0 0 0]);
rectangle('Position',[453.125 -390.625 15.625 15.625], 'FaceColor',[0 0 0]);
rectangle('Position',[437.5 -406.25 15.625 15.625], 'FaceColor',[1 1 1]);
rectangle('Position',[453.125 -406.25 15.625 15.625], 'FaceColor',[1 1 1]);
rectangle('Position',[468.75 -390.625 15.625 15.625], 'FaceColor',[0 0 0]);
rectangle('Position',[484.375 -390.625 15.625 15.625], 'FaceColor',[0 0 0]);
rectangle('Position',[468.75 -406.25 15.625 15.625], 'FaceColor',[1 1 1]);
rectangle('Position',[484.375 -406.25 15.625 15.625], 'FaceColor',[0 0 0]);
rectangle('Position',[468.75 -421.875 15.625 15.625], 'FaceColor',[1 1 1]);
rectangle('Position',[484.375 -421.875 15.625 15.625], 'FaceColor',[0 0 0]);
rectangle('Position',[468.75 -437.5 15.625 15.625], 'FaceColor',[1 1 1]);
rectangle('Position',[484.375 -437.5 15.625 15.625], 'FaceColor',[0 0 0]);
rectangle('Position',[375 -484.375 15.625 15.625], 'FaceColor',[1 1 1]);
rectangle('Position',[390.625 -484.375 15.625 15.625], 'FaceColor',[1 1 1]);
rectangle('Position',[375 -500 15.625 15.625], 'FaceColor',[0 0 0]);
rectangle('Position',[390.625 -500 15.625 15.625], 'FaceColor',[0 0 0]);
rectangle('Position',[406.25 -484.375 15.625 15.625], 'FaceColor',[1 1 1]);
rectangle('Position',[421.875 -484.375 15.625 15.625], 'FaceColor',[1 1 1]);
rectangle('Position',[406.25 -500 15.625 15.625], 'FaceColor',[0 0 0]);
rectangle('Position',[421.875 -500 15.625 15.625], 'FaceColor',[0 0 0]);
rectangle('Position',[468.75 -453.125 15.625 15.625], 'FaceColor',[1 1 1]);
rectangle('Position',[484.375 -453.125 15.625 15.625], 'FaceColor',[0 0 0]);
rectangle('Position',[468.75 -468.75 15.625 15.625], 'FaceColor',[1 1 1]);
rectangle('Position',[484.375 -468.75 15.625 15.625], 'FaceColor',[0 0 0]);
rectangle('Position',[437.5 -484.375 15.625 15.625], 'FaceColor',[1 1 1]);
rectangle('Position',[453.125 -484.375 15.625 15.625], 'FaceColor',[1 1 1]);
rectangle('Position',[437.5 -500 15.625 15.625], 'FaceColor',[0 0 0]);
rectangle('Position',[453.125 -500 15.625 15.625], 'FaceColor',[0 0 0]);
rectangle('Position',[468.75 -484.375 15.625 15.625], 'FaceColor',[1 1 1]);
rectangle('Position',[484.375 -484.375 15.625 15.625], 'FaceColor',[0 0 0]);
rectangle('Position',[468.75 -500 15.625 15.625], 'FaceColor',[0 0 0]);
rectangle('Position',[484.375 -500 15.625 15.625], 'FaceColor',[0 0 0]);
X=[466.667,437.5,406.25,390.625,375,375,312.5,281.25,250,218.75,187.5,156.25,125,93.75,62.5,31.25,31.25,31.25,31.25,31.25,31.25,31.25,31.25,31.25,31.25,31.25,33.3333,33.3333];
Y=[-466.667,-437.5,-406.25,-403.125,-390.625,-375,-312.5,-312.5,-306.25,-281.25,-250,-218.75,-218.75,-218.75,-250,-281.25,-296.875,-312.5,-328.125,-343.75,-359.375,-375,-390.625,-406.25,-421.875,-437.5,-466.667,-466.667];
hold on;
plot(X,Y,'r');
plot(X,Y,'bo');
legend('1550.61','Location','southoutside');
